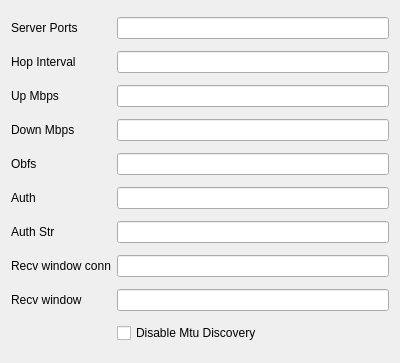
<?xml version="1.0" encoding="UTF-8"?>
<ui version="4.0">
 <class>EditHysteria</class>
 <widget class="QWidget" name="EditHysteria">
  <property name="geometry">
   <rect>
    <x>0</x>
    <y>0</y>
    <width>400</width>
    <height>363</height>
   </rect>
  </property>
  <property name="windowTitle">
   <string>Form</string>
  </property>
  <layout class="QGridLayout" name="gridLayout">
   <item row="3" column="0">
    <widget class="QLabel" name="label_4">
     <property name="text">
      <string>Down Mbps</string>
     </property>
    </widget>
   </item>
   <item row="6" column="1">
    <widget class="QLineEdit" name="auth_str"/>
   </item>
   <item row="5" column="1">
    <widget class="QLineEdit" name="auth"/>
   </item>
   <item row="7" column="0">
    <widget class="QLabel" name="label_8">
     <property name="text">
      <string>Recv window conn</string>
     </property>
    </widget>
   </item>
   <item row="1" column="0">
    <widget class="QLabel" name="label_2">
     <property name="text">
      <string>Hop Interval</string>
     </property>
    </widget>
   </item>
   <item row="4" column="1">
    <widget class="QLineEdit" name="obfs"/>
   </item>
   <item row="0" column="0">
    <widget class="QLabel" name="label">
     <property name="text">
      <string>Server Ports</string>
     </property>
    </widget>
   </item>
   <item row="5" column="0">
    <widget class="QLabel" name="label_6">
     <property name="text">
      <string>Auth</string>
     </property>
    </widget>
   </item>
   <item row="3" column="1">
    <widget class="QLineEdit" name="down_mbps"/>
   </item>
   <item row="2" column="0">
    <widget class="QLabel" name="label_3">
     <property name="text">
      <string>Up Mbps</string>
     </property>
    </widget>
   </item>
   <item row="0" column="1">
    <widget class="QLineEdit" name="server_ports"/>
   </item>
   <item row="6" column="0">
    <widget class="QLabel" name="label_7">
     <property name="text">
      <string>Auth Str</string>
     </property>
    </widget>
   </item>
   <item row="1" column="1">
    <widget class="QLineEdit" name="hop_interval"/>
   </item>
   <item row="2" column="1">
    <widget class="QLineEdit" name="up_mbps"/>
   </item>
   <item row="7" column="1">
    <widget class="QLineEdit" name="recv_window_conn"/>
   </item>
   <item row="4" column="0">
    <widget class="QLabel" name="label_5">
     <property name="text">
      <string>Obfs</string>
     </property>
    </widget>
   </item>
   <item row="8" column="0">
    <widget class="QLabel" name="label_9">
     <property name="text">
      <string>Recv window</string>
     </property>
    </widget>
   </item>
   <item row="8" column="1">
    <widget class="QLineEdit" name="recv_window"/>
   </item>
   <item row="9" column="1">
    <widget class="QCheckBox" name="disable_mtu_discovery">
     <property name="text">
      <string>Disable Mtu Discovery</string>
     </property>
    </widget>
   </item>
  </layout>
 </widget>
 <resources/>
 <connections/>
</ui>
